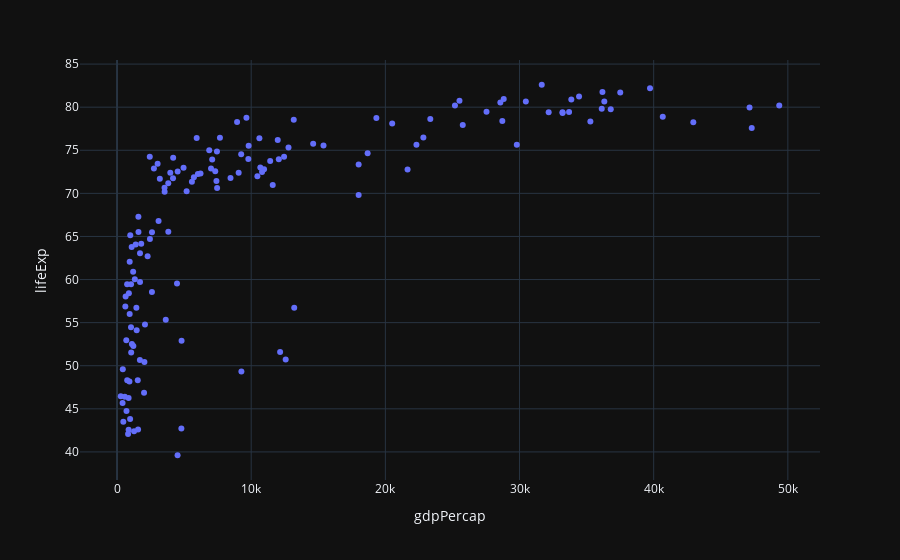

The cell this chart's notebook holds for it:
### Markdown cell above
### Create scatter plot

To represent the relationship between two numerical continuous variables:

1. x-axis → `gdpPercap` (Money per Person)
2. y-axis → `lifeExp` (Life Expectancy)

### Code cell
px.scatter(data_frame=df_countries, x='gdpPercap', y='lifeExp')

### Figure 1 — Plotly figure (JSON) as saved in the notebook; plotly's stock layout.template omitted (floating-point values rounded to 4 significant figures; data arrays with more than 128 entries replaced by an {"elided": "..."} marker saying what was removed)
{"data": [{"hovertemplate": "gdpPercap=%{x}<br>lifeExp=%{y}<extra></extra>", "legendgroup": "", "marker": {"color": "#636efa", "symbol": "circle"}, "mode": "markers", "name": "", "orientation": "v", "showlegend": false, "type": "scatter", "x": {"elided": "142 float values"}, "xaxis": "x", "y": {"elided": "142 float values"}, "yaxis": "y"}], "layout": {"legend": {"tracegroupgap": 0}, "margin": {"t": 60}, "xaxis": {"anchor": "y", "domain": [0, 1], "title": {"text": "gdpPercap"}}, "yaxis": {"anchor": "x", "domain": [0, 1], "title": {"text": "lifeExp"}}}}
